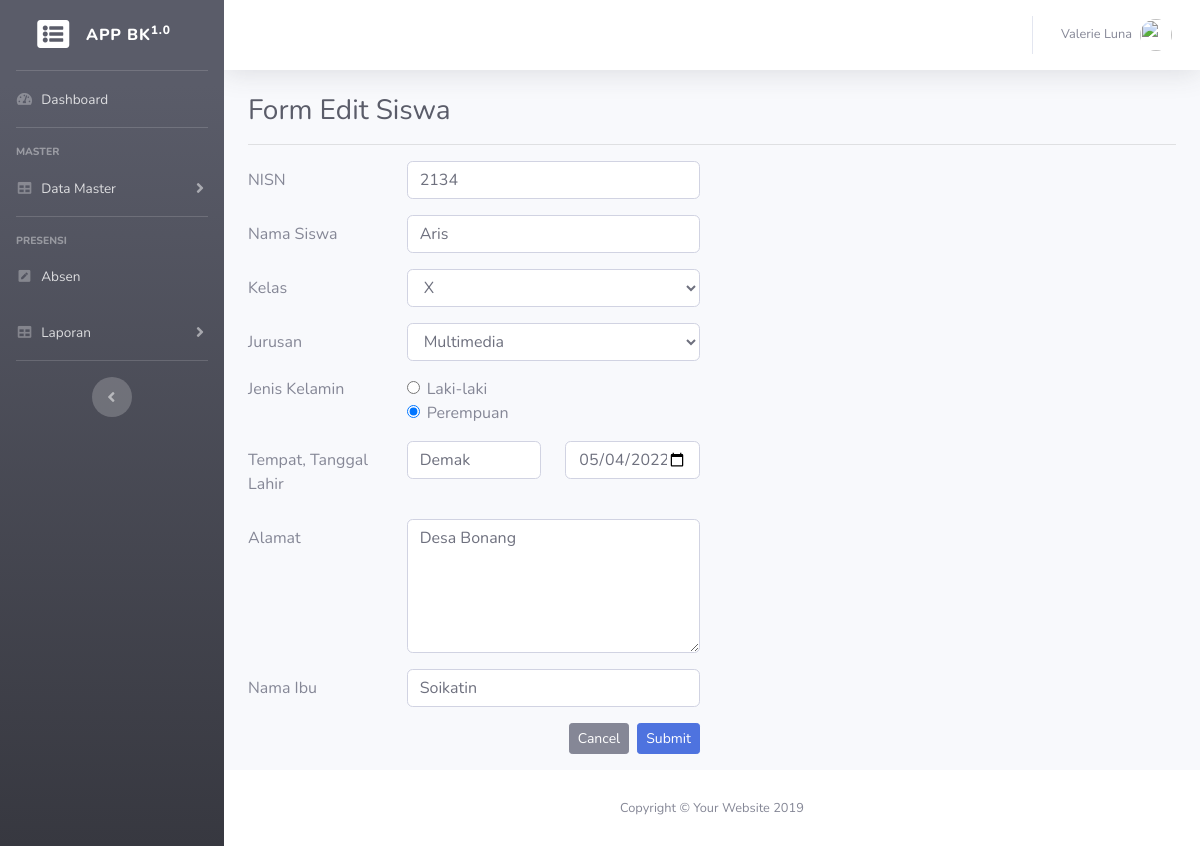
The app's page /siswa?page=siswa&action=edit&id=1 with its own data.
### tables this page shows
CREATE TABLE `tb_siswa` (
  `id_siswa` int(11) NOT NULL,
  `nisn` varchar(20) NOT NULL,
  `nama_siswa` varchar(50) NOT NULL,
  `jk` varchar(20) NOT NULL,
  `alamat` text NOT NULL,
  `tempat_lahir` varchar(50) NOT NULL,
  `tanggal_lahir` date NOT NULL,
  `id_kelas` int(11) NOT NULL,
  `id_jurusan` int(11) NOT NULL,
  `nama_ibu` varchar(50) NOT NULL
);

### page/siswa/edit.php (the view, shortened to what this page needs)
<?php
$id = $_GET['id'];
$editSiswa = $conn->query("SELECT * FROM tb_siswa WHERE id_siswa = '$id'");
$resultSiswa = $editSiswa->fetch_assoc();
$kelas = $resultSiswa['id_kelas'];
$jurusan = $resultSiswa['id_jurusan'];
?>
<h1 class="h3 mb-1 text-gray-800">Form Edit Siswa</h1>
<hr>
<form action="" method="POST">
  <div class="form-group row">
    <label for="nisn" class="col-sm-2 col-form-label">NISN</label>
    <div class="col-sm-4">
      <input type="text" class="form-control" id="nisn" name="nisn" value="<?= $resultSiswa['nisn']; ?>">
    </div>
  </div>
  <div class="form-group row">
    <label for="nama" class="col-sm-2 col-form-label">Nama Siswa</label>
    <div class="col-sm-4">
      <input type="text" class="form-control" id="nama" name="nama" value="<?= $resultSiswa['nama_siswa']; ?>">
    </div>
  </div>
  <div class="form-group row">
    <label for="kelas" class="col-sm-2 col-form-label">Kelas</label>
    <div class="col-sm-4">
      <select id="kelas" class="form-control" name="kelas">
        <?php
        $kelasQuery = $conn->query("SELECT * FROM tb_kelas");
        while ($resultKelas = $kelasQuery->fetch_assoc()) {
          if ($kelas == $resultKelas['id_kelas']) {
            $select = "selected";
          } else {
            $select = "";
          }
        ?>
          <option value="<?= $resultKelas['id_kelas']; ?>" <?= $select; ?>><?= $resultKelas['kelas']; ?></option>
        <?php } ?>
      </select>
    </div>
  </div>
  <div class="form-group row">
    <label for="jurusan" class="col-sm-2 col-form-label">Jurusan</label>
    <div class="col-sm-4">
      <select id="jurusan" class="form-control" name="jurusan">
        <?php
        $jurusanQuery = $conn->query("SELECT * FROM tb_jurusan");
        while ($resultJurusan = $jurusanQuery->fetch_assoc()) {
          if ($jurusan == $resultJurusan['id_jurusan']) {
            $select = "selected";
          } else {
            $select = "";
          }
        ?>
          <option value="<?= $resultJurusan['id_jurusan']; ?>" <?= $select; ?>><?= $resultJurusan['jurusan']; ?></option>
        <?php } ?>
      </select>
    </div>
  </div>
  <fieldset class="form-group row">
    <legend class="col-form-label col-sm-2 float-sm-left pt-0">Jenis Kelamin</legend>
    <div class="col-sm-4">
      <div class="form-check">
        <?php
        if ($resultSiswa['jk'] == 'L') {
          $ceck = "checked";
        } else {
          $ceck = "";
        }
        ?>
        <input class="form-check-input" type="radio" name="jk" id="gridRadios1" value="L" <?= $ceck; ?>>
        <label class="form-check-label" for="gridRadios1">
          Laki-laki
        </label>
      </div>
      <div class="form-check">
        <?php
        if ($resultSiswa['jk'] == 'P') {
          $ceck = "checked";
        } else {
          $ceck = "";
        }
        ?>
        <input class="form-check-input" type="radio" name="jk" id="gridRadios2" value="P" <?= $ceck; ?>>
        <label class="form-check-label" for="gridRadios2">
          Perempuan
        </label>
      </div>
  </fieldset>
  <div class="form-group row">
    <label for="lahir" class="col-sm-2 col-form-label">Tempat, Tanggal Lahir</label>
    <div class="col-sm-2">
      <input type="text" class="form-control" name="tempat" value="<?= $resultSiswa['tempat_lahir']; ?>">
    </div>
    <div class="col-sm-2">
      <input type="date" class="form-control" name="lahir" value="<?= $resultSiswa['tanggal_lahir']; ?>">
    </div>
  </div>
  <div class="form-group row">
    <label for="alamat" class="col-sm-2 col-form-label">Alamat</label>
    <div class="col-sm-4">
      <textarea name="alamat" id="" rows="5" class="form-control"><?= $resultSiswa['alamat']; ?></textarea>
    </div>
  </div>
  <div class="form-group row">
    <label for="ibu" class="col-sm-2 col-form-label">Nama Ibu</label>
    <div class="col-sm-4">
      <input type="text" class="form-control" id="ibu" name="ibu" value="<?= $resultSiswa['nama_ibu']; ?>">
    </div>
  </div>
  <div class="form-group row">
    <div class="col-sm-6">
      <button type="submit" name="edit" class="btn btn-sm btn-primary float-right">Submit</button>
      <a href="siswa" class="btn btn-sm btn-secondary float-right mr-2">Cancel</a>
    </div>
  </div>
</form>

### records on screen
tb_siswa: nisn "2134", nama "Aris", tempat "Demak", lahir "05/04/2022", alamat "Desa Bonang", ibu "Soikatin"

### other values on screen
form field kelas "X"
form field jurusan "Multimedia"
